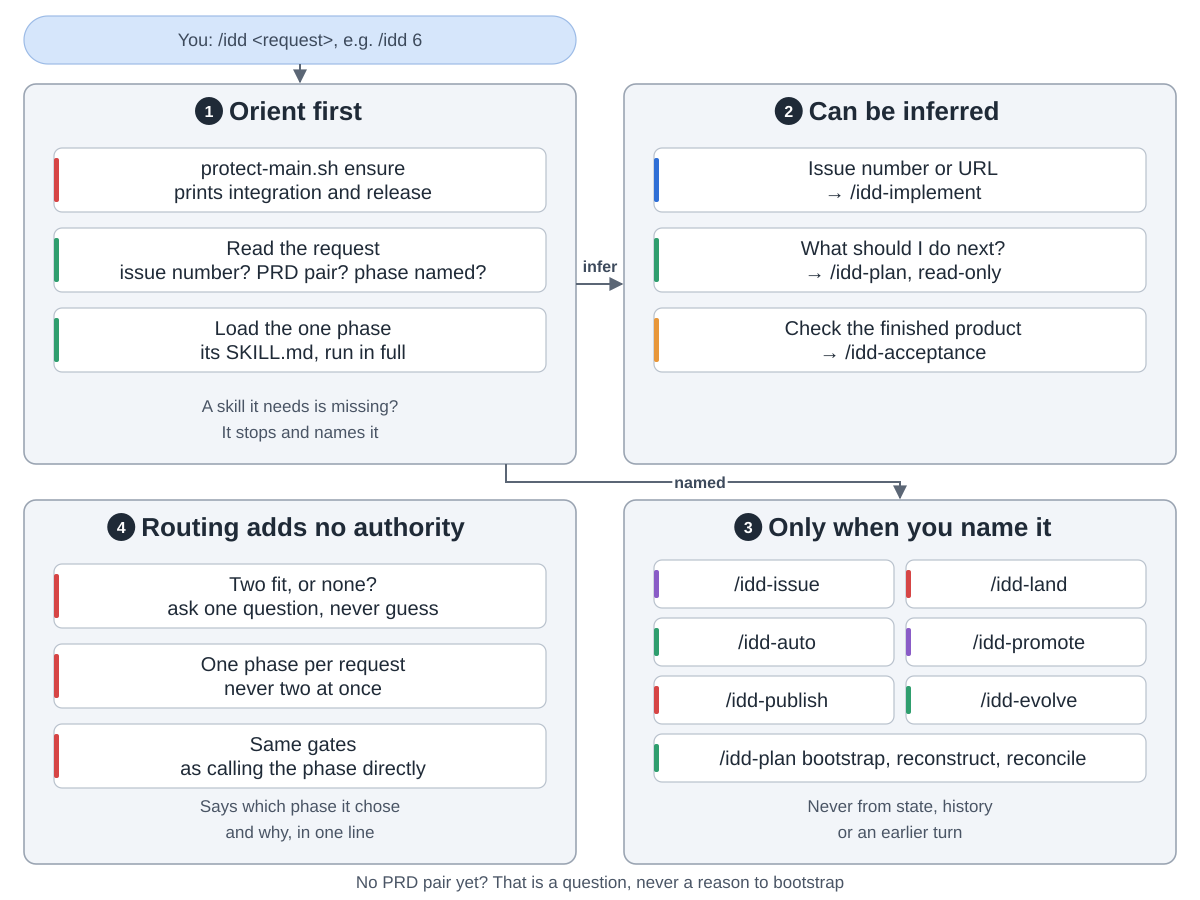

Write the Python code that produced this figure.
"""/idd: one request goes to the one phase that owns it, and routing adds no authority.
Drawn from maximalfocus/idd-skills at commit f905928 (skills/idd/SKILL.md, CONSTITUTION.md Articles 1
and 5, scripts/validate.sh router checks).
Run: python3 router.py

Group 1 orients; group 2 holds the phases /idd may infer, group 3 the ones it reaches only by name;
group 4 holds the rules for both."""
import sys
from pathlib import Path

sys.path.insert(0, str(Path(__file__).resolve().parents[2] / "tools"))
from archdiagram import Diagram  # noqa: E402

d = Diagram("idd router",
            "You type /idd and a request, for example /idd 6. "
            "1 Orient first: run protect-main.sh ensure, which prints the integration and release branches, then "
            "read the request: an issue number, a PRD pair, a phase named in words; then load that one phase's "
            "SKILL.md and run it in full. If a skill it needs is missing, it stops and names it. "
            "2 Phases it may infer: an issue number or URL goes to /idd-implement; what to do next goes to "
            "/idd-plan in its read-only default mode; checking the finished product goes to /idd-acceptance. "
            "3 Only when the request names it: /idd-issue, /idd-land, /idd-auto, /idd-promote, /idd-publish, "
            "/idd-evolve, and the /idd-plan modes bootstrap, reconstruct and reconcile. Never from state, history "
            "or an earlier turn. "
            "4 Routing adds no authority: if two phases fit or none does, it asks one question and never guesses; "
            "one phase per request; the same gates as calling the phase directly; and it says in one line which "
            "phase it chose and why. A missing PRD pair is a question, never a reason to bootstrap.")

L, R, W = 24, 624, 552
T1, H1 = 84, 380
T2, H2 = 500, 364
CW, CH, GAP = 492, 64, 16


def column(x, top, cards, gap=GAP):
    for i, (lbl, kind) in enumerate(cards):
        d.card(x + 30, top + 64 + i * (CH + gap), lbl, kind, w=CW, h=CH)


def notes(x, top, h, a, b):
    d.note(x + W / 2, top + h - 52, a)
    d.note(x + W / 2, top + h - 26, b)


d.pill(L, 16, W, 48, "You: /idd <request>, e.g. /idd 6")
d.arrow(f"M{L + W / 2} 64V{T1 - 2}")

d.group(L, T1, W, H1, "Orient first", 1)
column(L, T1, [("protect-main.sh ensure|prints integration and release", "review"),
               ("Read the request|issue number? PRD pair? phase named?", "plan"),
               ("Load the one phase|its SKILL.md, run in full", "plan")])
notes(L, T1, H1, "A skill it needs is missing?", "It stops and names it")

d.group(R, T1, W, H1, "Can be inferred", 2)
column(R, T1, [("Issue number or URL|→ /idd-implement", "coding"),
               ("What should I do next?|→ /idd-plan, read-only", "plan"),
               ("Check the finished product|→ /idd-acceptance", "critic")])

d.group(R, T2, W, H2, "Only when you name it", 3)
named = [("/idd-issue", "write"), ("/idd-land", "review"), ("/idd-auto", "plan"), ("/idd-promote", "write"),
         ("/idd-publish", "review"), ("/idd-evolve", "plan")]
for i, (lbl, kind) in enumerate(named):
    d.card(R + 30 + (i % 2) * 252, T2 + 60 + (i // 2) * 58, lbl, kind, w=240, h=48)
d.card(R + 30, T2 + 234, "/idd-plan bootstrap, reconstruct, reconcile", "plan", w=CW, h=48)
notes(R, T2, H2, "Never from state, history", "or an earlier turn")

d.group(L, T2, W, H2, "Routing adds no authority", 4)
column(L, T2, [("Two fit, or none?|ask one question, never guess", "review"),
               ("One phase per request|never two at once", "review"),
               ("Same gates|as calling the phase directly", "review")])
notes(L, T2, H2, "Says which phase it chose", "and why, in one line")

d.arrow(f"M{L + W} {T1 + 200}H{R - 2}", label="infer", at=(600, T1 + 188))
d.arrow(f"M{L + W - 70} {T1 + H1}V{T1 + H1 + 18}H{R + W / 2}V{T2 - 2}", label="named",
        at=(700, T1 + H1 + 24))

d.note(600, 888, "No PRD pair yet? That is a question, never a reason to bootstrap")

d.save(Path(__file__).with_name("router.svg"))
